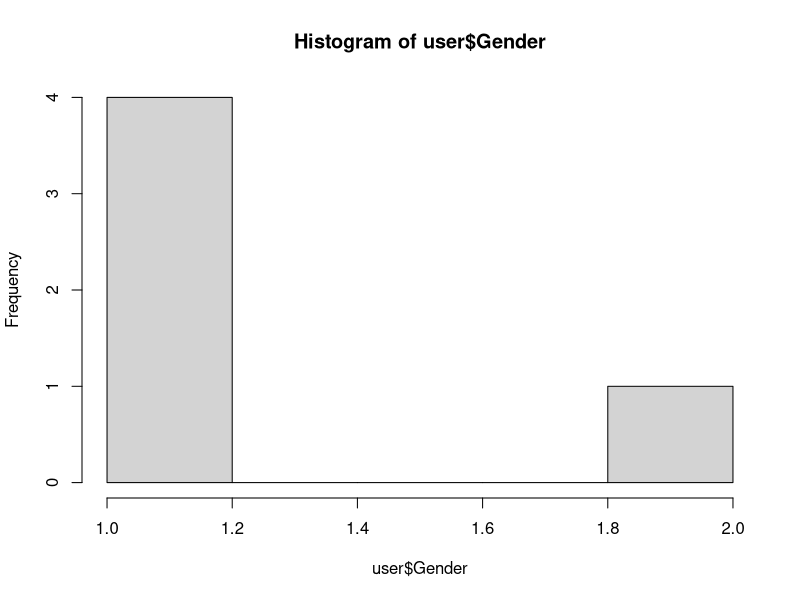

Write the R code that produced this figure.

# 문제 2 조건

name <- c("최민수", "유관순", "이순신", "김유신", "홍길동")
age <- c(55, 45, 45, 53, 15)
gender <- c(1,2,1,1,1)
job <- c("연예인", "주부", "군인", "직장인", "학생")
sat <- c(3,4,2,5,5)
grade <- c("C", "C", "A", "D", "A")
total <- c(44.4, 28.5, 43.5, NA, 27.1)


# 문제 2-1 풀이
user <- data.frame(Name = name, Age = age, Gender = gender, Job = job, Sat = sat, Grade = grade, Total = total)
user 


# 문제 2-2 풀이
hist(user$Gender)

# 문제 2-3 풀이
user2 <- user[seq(from=0,to=nrow(user),by=2),]
user2




# 문제 3 조건

kor <- c(90, 85, 90)
eng <- c(70, 85, 75)
mat <- c(86, 92, 88)

# 문제 3-1 풀이

subjectGrade <- data.frame(kor, eng, mat)
subjectGrade

# 문제 3-2 풀이

apply(subjectGrade, 1, max)
apply(subjectGrade, 2, max)


# 문제 3-3 풀이
round(apply(subjectGrade, 1, mean), 2)
round(apply(subjectGrade, 2, mean), 2)

# 문제 3-4 풀이
apply(subjectGrade, 1, var)
apply(subjectGrade, 1, sd)


# 문제 4
Data2 <- c("2017-02-05 수입3000원",
           "2017-02-06 수입4500원",
           "2017-02-07 수입2500원")
library(stringr)


# 문제 4-1
unlist(str_extract_all(Data2, "[0-9]{4}[가-힣]"))


# 문제 4-2
str_replace_all(Data2,"[0-9]", "")

# 문제 4-3
str_replace_all(Data2,"-","/")

# 문제 4-4
paste(Data2, collapse=",")
                
